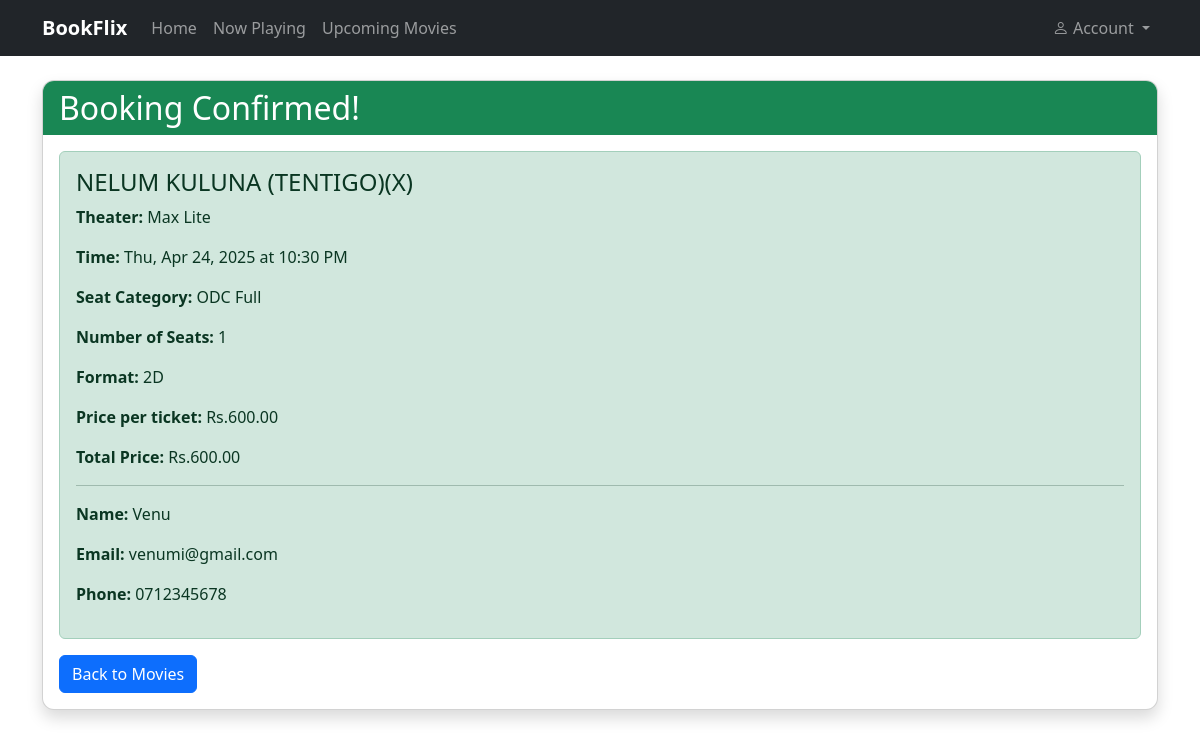
The page /booking-confirmation/18/ on the database its author committed.
### tickets/models.py (models this page shows, shortened)
class Booking(models.Model):
    user = models.ForeignKey(settings.AUTH_USER_MODEL, on_delete=models.CASCADE, related_name='bookings',null=True, blank=True)
    name = models.CharField(max_length=100, default='Guest User')
    email = models.EmailField(default='guest@example.com',
                              validators = [
                                  EmailValidator(
                                      message='Please enter a valid email address',
                                      code='invalid_email'
                                  ),
                              ]
    )
    phone = models.CharField(max_length=15,
                             default='0000000000',
                             validators =[
                                 RegexValidator(
                                     regex=r'^\d{10}$',
                                     message='Phone number must be 10 digits',
                                     code='invalid_phone'
                                 ),
                             ]
    )
    showtime = models.ForeignKey(Showtime, on_delete=models.CASCADE)
    seat_category = models.ForeignKey(SeatCategory, on_delete=models.CASCADE, null=True, blank=True)
    seats = models.IntegerField(default=1)
    booked_at = models.DateTimeField(auto_now_add=True)
    total_price = models.DecimalField(max_digits=8, decimal_places=2, default=0.00)
    format = models.CharField(max_length=10, choices=[
        ('2D', '2D'),
        ('3D', '3D'),
    ], default='2D')

class Showtime(models.Model):
    movie = models.ForeignKey(Movie, on_delete=models.CASCADE)
    theater = models.ForeignKey(Theater, on_delete=models.CASCADE)
    start_time = models.DateTimeField()
    available_seats = models.IntegerField()

class Movie(models.Model):
    title = models.CharField(max_length=200)
    description = models.TextField()
    duration = models.IntegerField()
    rating = models.CharField(max_length=5)
    synopsis = models.TextField(blank=True, null=True)
    director = models.CharField(max_length=100, blank=True, null=True)
    cast = models.TextField(blank=True, null=True,
                            help_text="Separate actor names with commas")
    genre = models.CharField(max_length=50, choices=[
        ('Action', 'Action'),
        ('Adventure', 'Adventure'),
        ('Animation', 'Animation'),
        ('Biography', 'Biography'),
        ('Drama', 'Drama'),
        ('Horror', 'Horror'),
        ('Thriller', 'Thriller'),
    ],
    default='Drama'
    )
    format = models.CharField(max_length=10, choices=[
        ('2D', '2D'),
        ('3D', '3D'),
    ],
    default='2D'
    )
    language = models.CharField(max_length=20, choices=[
        ('Chinese', 'Chinese'),
        ('English', 'English'),
        ('Hindi', 'Hindi'),
        ('Sinhala', 'Sinhala'),
        ('Tamil', 'Tamil'),
    ],
    default='English'
     )
    poster = models.ImageField(upload_to='media/', blank=True)
    is_released = models.BooleanField(default=False)
    release_date = models.DateField(null=True, blank=True)
    is_featured = models.BooleanField(default=False)

class Theater(models.Model):
    name = models.CharField(max_length=100)
    location = models.CharField(max_length=200)
    capacity = models.IntegerField()

class SeatCategory(models.Model):
    name = models.CharField(max_length=50)
    price_2d = models.DecimalField(max_digits=6, decimal_places=2)
    price_3d = models.DecimalField(max_digits=6, decimal_places=2)
    theater = models.ForeignKey(Theater, on_delete=models.CASCADE, related_name='seat_categories')
    movie = models.ForeignKey(Movie, on_delete=models.CASCADE, null=True, blank=True)
    class Meta:
        verbose_name_plural = "Seat Categories"

### tickets/views.py (the view)
# urls.py: path('booking-confirmation/<int:booking_id>/', views.booking_confirmation, name='booking_confirmation'),
def booking_confirmation(request, booking_id):
    booking = Booking.objects.get(id=booking_id)
    return render(request, 'tickets/booking_confirmation.html', {'booking': booking})

### tickets/templates/tickets/booking_confirmation.html
{% extends 'tickets/base.html' %}
{% block content %}
<div class="card shadow booking-card">
    <div class="card-header bg-success text-white">
        <h2 class="mb-0">Booking Confirmed!</h2>
    </div>
    <div class="card-body">
        <div class="alert alert-success">
            <h4>{{ booking.showtime.movie.title }}</h4>
            <p><strong>Theater:</strong> {{ booking.showtime.theater.name }}</p>
            <p><strong>Time:</strong> {{ booking.showtime.start_time|date:"D, M j, Y" }} at {{ booking.showtime.start_time|time:"g:i A" }}</p>
            <p><strong>Seat Category:</strong> {{ booking.seat_category.name }}</p>
            <p><strong>Number of Seats:</strong> {{ booking.seats }}</p>
            <p><strong>Format:</strong> {{ booking.format }}</p>
            <p><strong>Price per ticket:</strong> Rs.{% if booking.format == '2D' %}{{ booking.seat_category.price_2d }}{% else %}{{ booking.seat_category.price_3d }}{% endif %}</p>
            <p><strong>Total Price:</strong> Rs.{{ booking.total_price }}</p>
            <hr>
            <p><strong>Name:</strong> {{ booking.name }}</p>
            <p><strong>Email:</strong> {{ booking.email }}</p>
            <p><strong>Phone:</strong> {{ booking.phone }}</p>
        </div>
        <a href="{% url 'home' %}" class="btn btn-primary">Back to Movies</a>
    </div>
</div>
{% endblock %}

### tickets/templates/tickets/base.html (style rules this page uses)
body { overflow-x: hidden; padding-top: 56px; }
.card { border-radius: 12px; overflow: hidden; }
.card-header { border-bottom: none; }

### rows shown on the page
Booking: showtime.movie "NELUM KULUNA (TENTIGO)(X)", showtime.theater.name "Max Lite", showtime.start_time "Thu, Apr 24, 2025", showtime.start_time "10:30 PM", seat_category.name "ODC Full", seats "1", format "2D", seat_category.price_2d "600.00", total_price "600.00", name "Venu", email "venumi@gmail.com", phone "0712345678"
